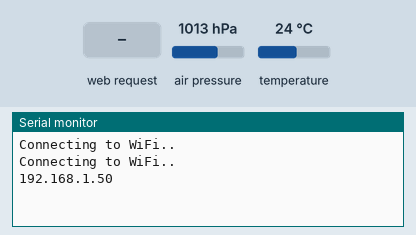
Recording of a sketch running on a simulated ESP32. Parts: the last lines printed to the serial monitor. The test bench sets the inputs (shaded band); at power-on: air pressure 1013 hPa, temperature 24 °C. WiFi joins after 1.5 s; servers stay silent unless stated; storage starts empty.

Above: at 3.2 s.
3.3 s: HTTP request GET /temperature received
At 3.7 s:
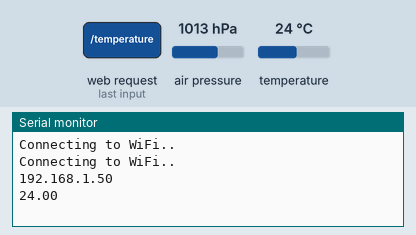
4.8 s: HTTP request GET /humidity received
At 5.9 s:
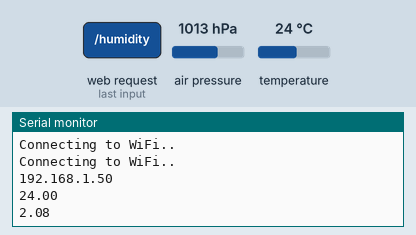

The sketch:

ESP32.ino
```cpp
// (licence header left out)
// Import required libraries
#include <WiFi.h>
#include <ESPAsyncWebServer.h>
#include <SPIFFS.h>
#include <Arduino.h>
#include <ESPAsyncWebServer.h>
#include <FS.h>
#include <Wire.h>
#include <Adafruit_Sensor.h>
#include <Adafruit_BMP085.h>
#include <Adafruit_BMP280.h>
#include <SFE_BMP180.h>

/*#include <SPI.h>
#define BME_SCK 18
#define BME_MISO 19
#define BME_MOSI 23
#define BME_CS 5*/

Adafruit_BMP085 bmp; // I2C
//Adafruit_BME280 bme(BME_CS); // hardware SPI
//Adafruit_BME280 bme(BME_CS, BME_MOSI, BME_MISO, BME_SCK); // software SPI

// Replace with your network credentials
const char* ssid = "MOVISTAR_E808";
const char* password = "hUJ3PNMJXA47J3RVWN7R";

// Create AsyncWebServer object on port 80
AsyncWebServer server(80);

String readBMP180Temperature() {
  // Read temperature as Celsius (the default)
  float t = bmp.readTemperature();
  // Convert temperature to Fahrenheit
  //t = 1.8 * t + 32;
  if (isnan(t)) {
    Serial.println("Failed to read from BME280 sensor!");
    return "";
  }
  else {
    Serial.println(t);
    return String(t);
  }
}

String readBMP180Humidity() {
  float h = bmp.readAltitude();
  if (isnan(h)) {
    Serial.println("Failed to read from BME280 sensor!");
    return "";
  }
  else {
    Serial.println(h);
    return String(h);
  }
}

String readBMP180Pressure() {
  float p = bmp.readPressure() / 100.0F;
  if (isnan(p)) {
    Serial.println("Failed to read from BME280 sensor!");
    return "";
  }
  else {
    Serial.println(p);
    return String(p);
  }
}

void setup(){
  // Serial port for debugging purposes
  Serial.begin(115200);

  bool status;
  // default settings
  // (you can also pass in a Wire library object like &Wire2)
  status = bmp.begin(0x76);
  if (!status) {
    Serial.println("Could not find a valid BME280 sensor, check wiring!");
    while (1);
  }

  // Initialize SPIFFS
  if(!SPIFFS.begin()){
    Serial.println("An Error has occurred while mounting SPIFFS");
    return;
  }

  // Connect to Wi-Fi
  WiFi.begin(ssid, password);
  while (WiFi.status() != WL_CONNECTED) {
    delay(1000);
    Serial.println("Connecting to WiFi..");
  }

  // Print ESP32 Local IP Address
  Serial.println(WiFi.localIP());

  // Route for root / web page
  server.on("/", HTTP_GET, [](AsyncWebServerRequest *request){
    request->send(SPIFFS, "/index.html");
  });
  server.on("/temperature", HTTP_GET, [](AsyncWebServerRequest *request){
    request->send_P(200, "text/plain", readBMP180Temperature().c_str());
  });
  server.on("/humidity", HTTP_GET, [](AsyncWebServerRequest *request){
    request->send_P(200, "text/plain", readBMP180Humidity().c_str());
  });
  server.on("/pressure", HTTP_GET, [](AsyncWebServerRequest *request){
    request->send_P(200, "text/plain", readBMP180Pressure().c_str());
  });

  // Start server
  server.begin();
}

void loop(){

}
```

Measured:
- after the input at 3.3 s, the serial monitor: prints a new line at once (image 1)
- after the input at 4.8 s, the serial monitor: prints a new line at once (image 2)
